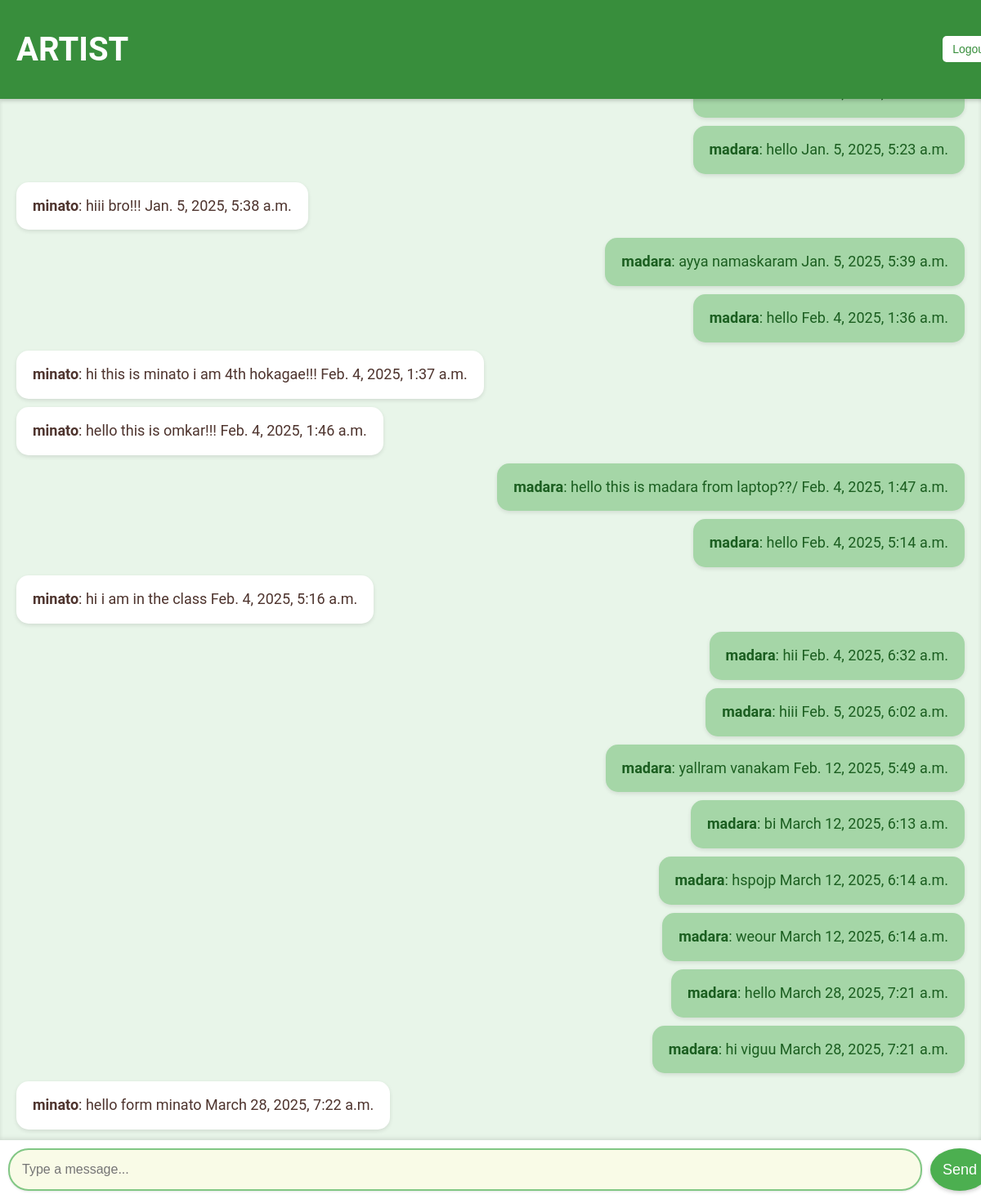
Page /chat/minato/ (signed in) on the committed database.
### artist_app/models.py (models this page shows, shortened)
class Message(models.Model):
    sender = models.ForeignKey(User, on_delete=models.CASCADE, related_name='sent_messages')
    receiver = models.ForeignKey(User, on_delete=models.CASCADE, related_name='received_messages')
    content = models.TextField()
    timestamp = models.DateTimeField(auto_now_add=True)
    class Meta:
        ordering = ['timestamp']

### artist_app/views.py (the view)
# urls.py: path('chat/<str:username>/', views.chat_art, name='chat'),
@login_required
def chat_art(request, username):
    other_user = get_object_or_404(User, username=username)
    room_name = f'private_{min(request.user.username, other_user.username)}_{max(request.user.username, other_user.username)}'
    messages = Message.objects.filter(
        sender__in=[request.user, other_user],
        receiver__in=[request.user, other_user]
    ).order_by('timestamp')
    return render(request, 'chat_artist.html', {
        'room_name': room_name,
        'other_user': other_user,
        'messages': messages,
    })

### templates/chat_artist.html (shortened to what this page needs)
{% load static %}
<!DOCTYPE html>
<html>
<head>
    <link rel="stylesheet" href="{% static 'css/chat_artist.css' %}">
</head>
<body>
    <header>
        <h1>ARTIST</h1>
        <form method="post" action="{% url 'logout_art' %}">
            <button type="submit">Logout</button>
        </form>
    </header>
    <div id="chat-log">
        {% for msg in messages %}
            <p class="{% if msg.sender == request.user %}sent{% else %}received{% endif %}">
                <strong>{{ msg.sender.username }}</strong>:
                {{ msg.content }}
                <span>{{ msg.timestamp }}</span>
            </p>
        {% endfor %}
    </div>
    <footer>
        <input id="chat-message-input" type="text" placeholder="Type a message...">
        <button id="chat-message-send">Send</button>
    </footer>
</body>
</html>

### static/css/chat_artist.css (style rules this page uses)
body { margin: 0; padding: 0; box-sizing: border-box; font-family: 'Roboto', sans-serif; height: 100vh; display: flex; flex-direction: column; background: linear-gradient(135deg, #4caf50, #81c784); color: #333; }
header { width: 100%; background: #388e3c; color: white; padding: 10px 20px; font-size: 20px; font-weight: bold; position: fixed; top: 0; z-index: 1; display: flex; justify-content: space-between; align-items: center; box-shadow: 0 2px 5px rgba(0, 0, 0, 0.2); }
header button { background-color: #ffffff; color: #388e3c; border: none; padding: 8px 12px; border-radius: 5px; cursor: pointer; font-size: 14px; }
#chat-log { flex: 1; margin-top: 60px; margin-bottom: 60px; overflow-y: auto; display: flex; flex-direction: column; background: #e8f5e9; padding: 10px; border-radius: 10px 10px 0 0; box-shadow: inset 0 2px 5px rgba(0, 0, 0, 0.1); }
#chat-log p { display: inline-block; max-width: 80%; margin: 5px 0; padding: 15px 20px; border-radius: 15px; word-wrap: break-word; font-size: 25px; line-height: 1.6; box-shadow: 0 2px 5px rgba(0, 0, 0, 0.1); }
.sent { align-self: flex-end; background-color: #a5d6a7; color: #1b5e20; }
.received { align-self: flex-start; background-color: #ffffff; color: #4e342e; }
footer { width: 100%; background: #ffffff; padding: 10px; display: flex; position: fixed; bottom: 0; box-shadow: 0 -2px 5px rgba(0, 0, 0, 0.1); }
footer input { flex: 1; padding: 15px; border: 2px solid #81c784; border-radius: 25px; outline: none; font-size: 25px; background: #f9fbe7; box-shadow: 0 1px 3px rgba(0, 0, 0, 0.1); }
footer button { background-color: #4caf50; color: white; border: none; padding: 15px; margin-left: 10px; border-radius: 50%; cursor: pointer; font-size: 30px; box-shadow: 0 2px 5px rgba(0, 0, 0, 0.2); transition: transform 0.2s ease-in-out; }
@media (min-width: 768px) { #chat-log { padding: 20px; } }
@media (min-width: 768px) { #chat-log p { font-size: 18px; padding: 15px 20px; } }
@media (min-width: 768px) { footer input { font-size: 16px; } }
@media (min-width: 768px) { footer button { font-size: 18px; } }

### rows in the picture
Message: sender.username "madara", content "hello", timestamp "Jan. 5, 2025, 5:23 a.m."
Message: sender.username "minato", content "hiii bro!!!", timestamp "Jan. 5, 2025, 5:38 a.m."
Message: sender.username "madara", content "ayya namaskaram", timestamp "Jan. 5, 2025, 5:39 a.m."
Message: sender.username "madara", content "hello", timestamp "Feb. 4, 2025, 1:36 a.m."
Message: sender.username "minato", content "hi this is minato i am 4th hokagae!!!", timestamp "Feb. 4, 2025, 1:37 a.m."
Message: sender.username "minato", content "hello this is omkar!!!", timestamp "Feb. 4, 2025, 1:46 a.m."
Message: sender.username "madara", content "hello this is madara from laptop??/", timestamp "Feb. 4, 2025, 1:47 a.m."
Message: sender.username "madara", content "hello", timestamp "Feb. 4, 2025, 5:14 a.m."
Message: sender.username "minato", content "hi i am in the class", timestamp "Feb. 4, 2025, 5:16 a.m."
Message: sender.username "madara", content "hii", timestamp "Feb. 4, 2025, 6:32 a.m."
Message: sender.username "madara", content "hiii", timestamp "Feb. 5, 2025, 6:02 a.m."
Message: sender.username "madara", content "yallram vanakam", timestamp "Feb. 12, 2025, 5:49 a.m."
Message: sender.username "madara", content "bi", timestamp "March 12, 2025, 6:13 a.m."
Message: sender.username "madara", content "hspojp", timestamp "March 12, 2025, 6:14 a.m."
Message: sender.username "madara", content "weour", timestamp "March 12, 2025, 6:14 a.m."
Message: sender.username "madara", content "hello", timestamp "March 28, 2025, 7:21 a.m."
Message: sender.username "madara", content "hi viguu", timestamp "March 28, 2025, 7:21 a.m."
Message: sender.username "minato", content "hello form minato", timestamp "March 28, 2025, 7:22 a.m."
